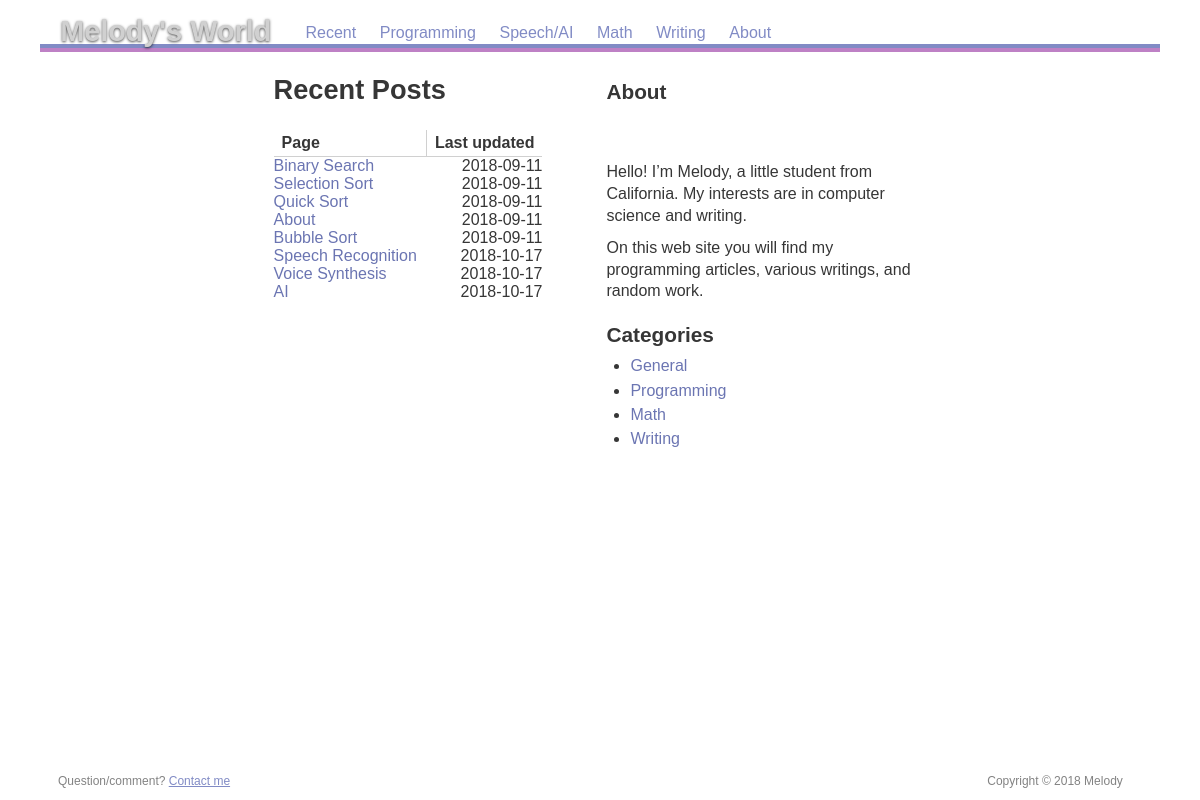
Page /recent on the committed database.
### app/models.py (models this page shows, shortened)
class Post(db.Model):
    __tablename__ = "posts"
    id = db.Column(db.Integer, primary_key=True)
    title = db.Column(db.String, nullable=False)
    slug = db.Column(db.String(255), nullable=False)
    body  = db.Column(db.String,unique=True, nullable=False)
    created_on = db.Column(db.DateTime(), default=datetime.utcnow)
    updated_on = db.Column(db.DateTime(), default=datetime.utcnow, onupdate=datetime.utcnow)
    category_id = db.Column(db.Integer, db.ForeignKey('categories.id'))

### app/__init__.py (the view)
@app.route("/recent")
def recent():
    results = []
    posts_qry = db.session.query(Post)
    articles = posts_qry.all()
    if not articles:
        flash('No posts found!')
        return redirect('/')
    else:
        return render_template('recent.html', posts = articles)

### app/templates/recent.html (shortened to what this page needs)
{% extends "base.html" %}
{% block content %}
<div id="maintable">
	<div>
	<h1>Recent Posts</h1>
	<table id="recentpages">
		<thead>
			<tr>
				<th>Page</th>
				<th>Last updated</th>
			</tr>
		</thead>
		<tbody>
		 {% for post in posts %}
		 <tr><td><a href="/page/{{post.slug}}">{{post.title}}</a></td><td><time>{{post.updated_on.strftime('%Y-%m-%d') }}</time></td></tr>
		 {% endfor %}
		</tbody>
	</table>
</div>
<div>
	<h2>About</h2>
 <br>
  <br>
		<p>Hello! I’m Melody, a little student from California. My interests are in computer science and writing.</p>
		<p>On this web site you will find my programming articles, various writings, and random work.</p>
		<section id="categories">
			<h2>Categories</h2>
			<ul>
				<li><a href="/category/general">General</a></li>
				<li><a href="/category/programming">Programming</a></li>
				<li><a href="/category/math">Math</a></li>
				<li><a href="/category/writing">Writing</a></li>
			</ul>
		</section>
	</div>
</div>
 {% endblock %}

### app/static/res/css/common.css (style rules this page uses)
html { margin: 0; padding: 0; border: none; text-indent: 0; tab-size: 4; -moz-tab-size: 4; }
body, h1, h2, h3, p, pre, blockquote, hr, ul, ol, li, dl, dt, dd, table, thead, tbody, tfoot, tr, th, td, img, object, iframe, abbr { margin: 0; padding: 0; border: none; background: transparent; font-size: inherit; font-weight: inherit; line-height: inherit; text-indent: inherit; }
header, nav, article, section, footer { display: block; }
time { display: inline; }
article table { display: block; }
article td, article th { vertical-align: top; }

### app/static/res/css/screen.css (style rules this page uses)
html { height: 100%; background-color: #ffffff; background-repeat: repeat; background-size: 41.7em; font-family: "Avenir LT Std", sans-serif; color: #000000; }
body { max-width: 70em; min-height: 100%; margin-left: auto; margin-right: auto; display: flex; flex-direction: column; }
article h1 { margin-top: 0.8em; margin-bottom: 0.8em; text-align: left; font-size: 170%; font-weight: bold; }
article h2 { margin-top: 1.0em; margin-bottom: 0.5em; font-size: 130%; font-weight: bold; }
article p { max-width: 35em; margin: 0.7em 0em; line-height: 1.35; }
article ul { margin: 0.5em 0em 1.0em; }
article li { margin: 0.4em 0em 0.4em 1.5em; }
article table { margin: 1.5em 0em; border-collapse: collapse; }
article td, article th { padding: 0.25em 0.5em; border: 1px solid #D0D0D0; }
article th { font-weight: bold; text-align: center; }
article a:link { color: #6B75B2; }

### app/static/res/css/print.css (style rules this page uses)
html { font-family: "Times New Roman", serif; max-width: 60em; margin-left: auto; margin-right: auto; }
h1, h2, h3 { font-family: "Avenir LT Std", sans-serif; }
h1 { margin-top: 1.0em; margin-bottom: 1.0em; text-align: center; font-size: 140%; font-weight: bold; }
h2 { margin-top: 1.5em; margin-bottom: 0.8em; font-size: 120%; font-weight: bold; }
p { max-width: 35em; margin: 0.8em 0em; text-align: justify; line-height: 1.2; hyphens: auto; }
ul { margin: 0.5em 0em 1.0em; }
li { margin: 0.5em 0em 0.5em 1.5em; }
table { margin: 1.5em 0em; border-collapse: collapse; }
td, th { padding: 0.3em 0.5em; border: 1px solid #808080; }

### app/templates/recent.html (style rules this page uses)
article a { text-decoration: none; }
@media (min-width: 600px) { #maintable { display: table; margin: 0 auto; } }
@media (min-width: 600px) { #maintable > div { display: table-cell; } }
@media (min-width: 600px) { #maintable > div:nth-child(2) { max-width: 20em; padding-left: 4em; } }
#recentpages { display: table; margin-left: auto; margin-right: auto; }
#recentpages td, #recentpages th { border: none; }
#recentpages th:nth-child(1) { text-align: left; border-right : 1px solid #D0D0D0; border-bottom: 1px solid #D0D0D0; }
#recentpages th:nth-child(2) { text-align: right; border-left : 1px solid #D0D0D0; border-bottom: 1px solid #D0D0D0; }
#recentpages td { padding: 0em; vertical-align: middle; }
#recentpages td:nth-child(2) { text-align: right; font-size: 100%; }
#recentpages a { padding: 0.3em 0.6em 0.3em 0em; text-decoration: none; }

### rows in the picture
Post: title "Binary Search", updated_on "2018-09-11"
Post: title "Selection Sort", updated_on "2018-09-11"
Post: title "Quick Sort", updated_on "2018-09-11"
Post: title "About", updated_on "2018-09-11"
Post: title "Bubble Sort", updated_on "2018-09-11"
Post: title "Speech Recognition", updated_on "2018-10-17"
Post: title "Voice Synthesis", updated_on "2018-10-17"
Post: title "AI", updated_on "2018-10-17"
